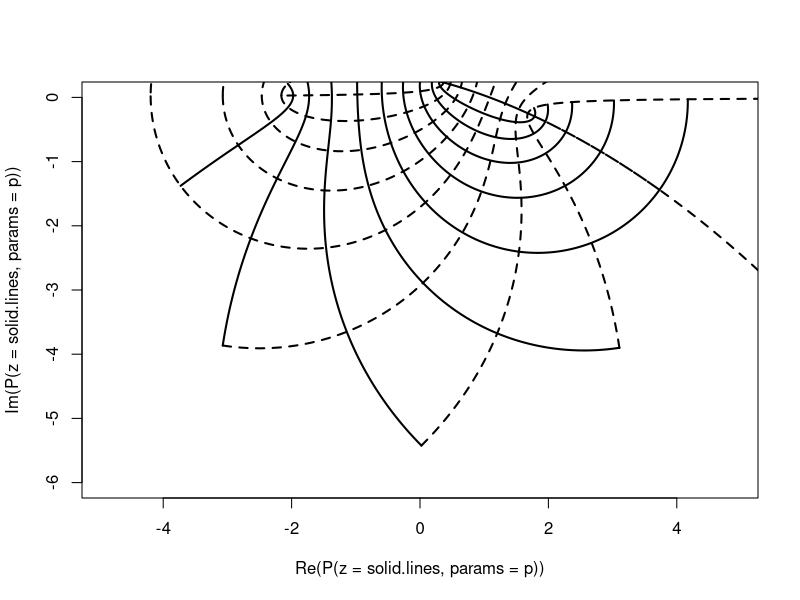

Reproduce this figure in R.
## This file shows how to create 18_5.png, which is used as an ident
## for issue 0.  First, execute this file in R.  This will make file
## f.pdf.  Then:
##

text <- "

pdfcrop --margins '-70 -10 -50 -120' f.pdf 18_5.pdf

pdftocairo -r 600 18_5.pdf -png
mv 18_5-1.png 18_5.png

"

## will make 18_5.pdf (not under version control).


library("elliptic")

pdf(file="f.pdf")
# figure 18.5, top of p643:
p <- parameters(Omega=c(1+0.1i,1+1i))
n <- 400

f <- function(r, i1, i2=1){seq(from = r+1i*i1, to = r+1i*i2, len=n)}
g <- function(i, r1, r2=1){seq(from = 1i*i+r1, to = 1i*i+2 , len=n)}

solid.lines <-
  c(
    f(0.1,0.5),NA,
    f(0.2,0.4),NA,
    f(0.3,0.3),NA,
    f(0.4,0.2),NA,
    f(0.5,0.0),NA,
    f(0.6,0.0),NA,
    f(0.7,0.0),NA,
    f(0.8,0.0),NA,
    f(0.9,0.0),NA,
    f(1.0,0.0)
  )
dotted.lines <-
  c(
    g(0.1,0.5),NA,
    g(0.2,0.4),NA,
    g(0.3,0.3),NA,
    g(0.4,0.2),NA,
    g(0.5,0.0),NA,
    g(0.6,0.0),NA,
    g(0.7,0.0),NA,
    g(0.8,0.0),NA,
    g(0.9,0.0),NA,
    g(1.0,0.0),NA
  )

plot(P(z=solid.lines, params=p),  xlim = c(-4,4), ylim = c(-6,0), type="l", asp=1, lwd=2)
lines(P(z=dotted.lines, params=p),xlim = c(-4,4), ylim = c(-6,0), type="l", lty=2, lwd=2)
dev.off()
